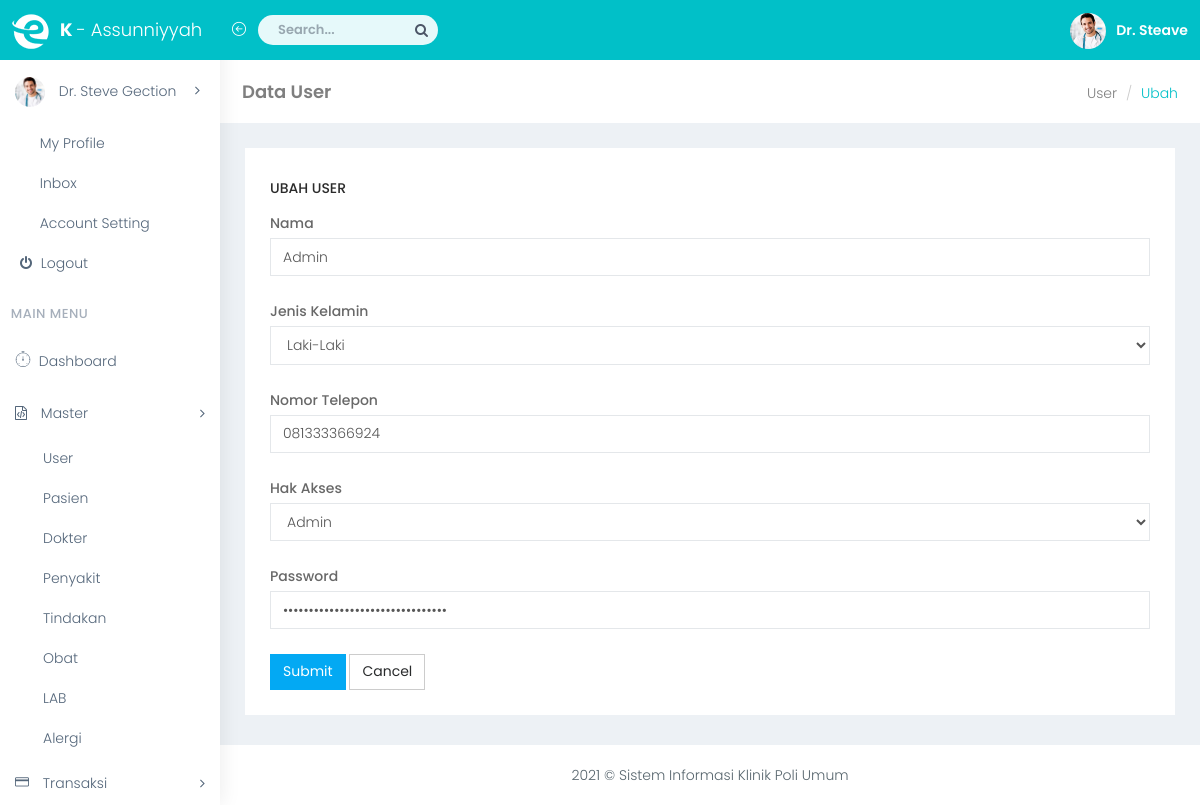
Screenshot of /user/edit/001 with the database file from the repository.
### tables this page shows
CREATE TABLE `tb_user` (
  `id_user` varchar(3) NOT NULL,
  `id_hak` int(1) NOT NULL,
  `nm_user` varchar(30) NOT NULL,
  `pass_user` varchar(255) NOT NULL,
  `j_kel` enum('Laki-Laki','Perempuan') NOT NULL,
  `phone` varchar(12) NOT NULL,
  PRIMARY KEY (`id_user`),
  KEY `id_hak` (`id_hak`),
  CONSTRAINT `tb_user_ibfk_1` FOREIGN KEY (`id_hak`) REFERENCES `tb_hak` (`id_hak`)
);

CREATE TABLE `tb_hak` (
  `id_hak` int(3) NOT NULL AUTO_INCREMENT,
  `nm_hak` varchar(30) NOT NULL,
  PRIMARY KEY (`id_hak`)
);

### application/controllers/User.php (called while the page is built, shortened)
<?php
class User extends CI_Controller
{
    public function __construct()
    {
        $this->load->model('User_Model', 'um');
    }
    public function edit($id)
    {
        $data['hak_akses'] = $this->um->get_hak();
        $data['user'] = $this->um->get_by_id($id);
        $this->form_validation->set_rules('nama', 'Nama', 'required');
        $this->form_validation->set_rules('password', 'Password', 'required');
        $this->form_validation->set_rules('phone', 'Telepon', 'required|numeric');
        if ($this->form_validation->run() == FALSE) {
            $this->load->view('templates/header');
            $this->load->view('templates/navbar');
            $this->load->view('templates/sidebar');
            $this->load->view('user/edit', $data);
            $this->load->view('templates/footer');
        }
    }
}

### index.php (called while the page is built, shortened)
<?php
require_once BASEPATH.'core/CodeIgniter.php';

### application/models/User_Model.php (called while the page is built, shortened)
<?php
class User_Model extends CI_Model
{
    public function get_by_id($id)
    {
        return $this->db->get('tb_user', ['id_user' => $id])->row_array();
    }
    public function get_hak()
    {
        return $this->db->get('tb_hak')->result_array();
    }
}

### application/views/user/edit.php (the view, shortened to what this page needs)
<div id="page-wrapper">
    <div class="container-fluid">
        <div class="row bg-title">
            <div class="col-lg-3 col-md-4 col-sm-4 col-xs-12">
                <h4 class="page-title">Data User</h4>
            </div>
            <div class="col-lg-9 col-sm-8 col-md-8 col-xs-12">
                <ol class="breadcrumb">
                    <li><a href="#">User</a></li>
                    <li class="active">Ubah</li>
                </ol>
            </div>
        </div>
        <div class="row">
            <div class="col-sm-12">
                <div class="white-box">
                    <h3 class="box-title mb-3">Ubah User</h3>
                    <form class="form-horizontal" method="POST" action="">
                        <div class="form-group">
                            <label class="col-md-12">Nama</label>
                            <div class="col-md-12">
                                <input type="text" class="form-control" placeholder="Masukkan nama ..." name="nama" value="<?= $user['nm_user']; ?>">
                            </div>
                        </div>
                        <div class="form-group">
                            <label class="col-sm-12">Jenis Kelamin</label>
                            <div class="col-sm-12">
                                <select class="form-control" name="jenis_kelamin">
                                    <option value="Laki-Laki" <?= ($user['j_kel'] == "Laki-Laki") ? 'selected' : '' ?>>Laki-Laki</option>
                                </select>
                            </div>
                        </div>
                        <div class="form-group">
                            <label class="col-md-12">Nomor Telepon</label>
                            <div class="col-md-12">
                                <input type="text" class="form-control" placeholder="Masukkan nomor telepon ..." name="phone" value="<?= $user['phone']; ?>">
                            </div>
                        </div>
                        <div class="form-group">
                            <label class="col-sm-12">Hak Akses</label>
                            <div class="col-sm-12">
                                <select class="form-control" name="id_hak">
                                    <?php foreach ($hak_akses as $ha) : ?>
                                        <option value="<?= $ha['id_hak']; ?>" <?= ($user['id_hak'] == $ha['id_hak']) ? 'selected' : '' ?>><?= $ha['nm_hak']; ?></option>
                                    <?php endforeach; ?>
                                </select>
                            </div>
                        </div>
                        <div class="form-group">
                            <label class="col-md-12">Password</label>
                            <div class="col-md-12">
                                <input type="password" class="form-control" placeholder="Masukkan password ..." name="password" value="<?= $user['pass_user']; ?>">
                            </div>
                        </div>
                        <button type="submit" class="btn btn-info">Submit</button>
                        <button type="reset" class="btn btn-secondary">Cancel</button>
                    </form>
                </div>
            </div>
        </div>
    </div>
</div>

### assets/css/colors/megna.css (style rules this page uses)
body { background: #fff; }
.bg-title .breadcrumb .active { color: #01c0c8; }

### rows the page displays
tb_user: nama "Admin", jenis_kelamin "Laki-Laki", phone "081333366924", id_hak "Admin"
